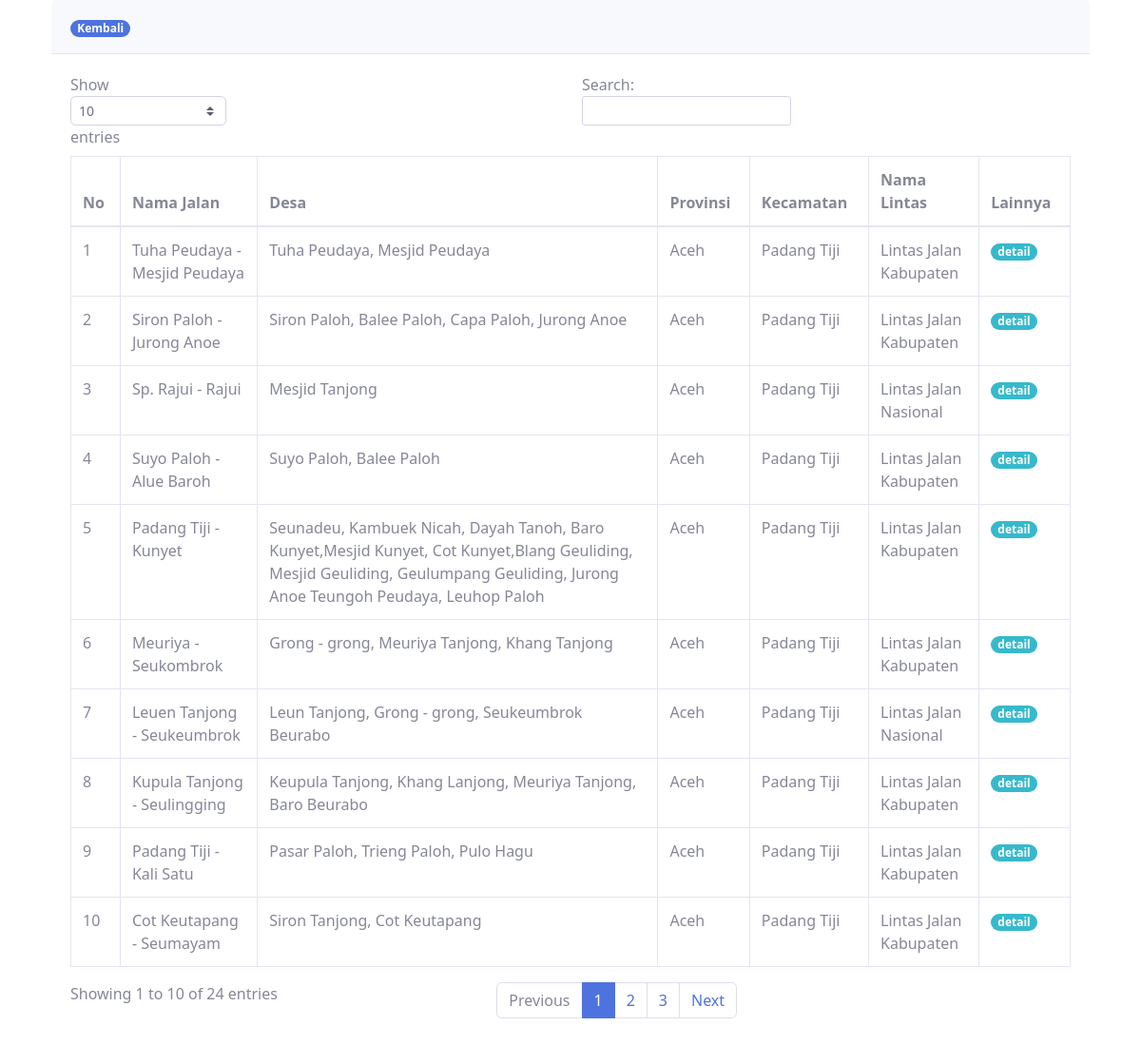
/Pages/halamanUtama/datajalanuser.php, run on the app's committed database.
### tables this page shows
CREATE TABLE `datajalan` (
  `id` varchar(11) NOT NULL,
  `namajalan` varchar(255) NOT NULL,
  `desa` varchar(255) NOT NULL,
  `provinsi` varchar(255) NOT NULL,
  `uradukung` varchar(255) NOT NULL,
  `kecamatan` varchar(255) NOT NULL,
  `namalintas` varchar(255) NOT NULL,
  `panjang` varchar(255) NOT NULL,
  `jnspen` varchar(255) NOT NULL,
  `tanahkrikil` varchar(255) NOT NULL,
  `aspal` varchar(255) NOT NULL,
  `rigit` varchar(255) NOT NULL,
  `thn_pem` varchar(20) NOT NULL,
  `mandor` varchar(255) NOT NULL,
  `gambar1` varchar(25) DEFAULT NULL,
  `gambar2` varchar(25) DEFAULT NULL
);

### koneksi.php (called while the page is built, shortened)
<?php
$conn = mysqli_connect("localhost", "root", "", "mining");
function query($query)
{
	global $conn;
	$result = mysqli_query($conn, $query);
	$rows = [];
	while ($row = mysqli_fetch_assoc($result)) {
		$rows[] = $row;
	}
	return $rows;
}

### Pages/halamanUtama/datajalanuser.php (the view)
<?php
include '../template/headeruser.php';
include '../../koneksi.php';
$datajalan = query("SELECT * FROM datajalan ORDER BY id DESC");
?>
<div class="container">
    <div>
        <div class="card-header py-3">
            <a href="../halamanUtama" class="badge badge-pill badge-primary">Kembali</a>
        </div>
        <div class="card-body">
            <div class="table-responsive">
                <table class="table table-bordered" id="dataTable" width="100%" cellspacing="0">
                    <thead>
                        <tr>
                            <th>No</th>
                            <th>Nama Jalan</th>
                            <th>Desa</th>
                            <th>Provinsi</th>
                            <th>Kecamatan</th>
                            <th>Nama Lintas</th>
                            <th>Lainnya</th>
                        </tr>
                    </thead>
                    <tbody>
                        <?php
                        $no = 1;
                        foreach ($datajalan as $d) :
                        ?>
                            <tr>
                                <td><?php echo $no++; ?></td>
                                <td><?php echo $d['namajalan']; ?></td>
                                <td><?php echo $d['desa']; ?></td>
                                <td><?php echo $d['provinsi']; ?></td>
                                <td><?php echo $d['kecamatan']; ?></td>
                                <td><?php echo $d['namalintas']; ?></td>
                                <td><a href="aspirasiuser.php?id=<?php echo $d['id']; ?>" class="badge badge-pill badge-info">detail</a> </td>
                            </tr>
                        <?php
                        endforeach;
                        ?>
                    </tbody>
                </table>
            </div>
        </div>
    </div>
</div>
<?php
include '../template/footeruser.php';
?>

### data on the page
datajalan: namajalan "Tuha Peudaya - Mesjid Peudaya", desa "Tuha Peudaya, Mesjid Peudaya", provinsi "Aceh", kecamatan "Padang Tiji", namalintas "Lintas Jalan Kabupaten"
datajalan: namajalan "Siron Paloh - Jurong Anoe", desa "Siron Paloh, Balee Paloh, Capa Paloh, Jurong Anoe", provinsi "Aceh", kecamatan "Padang Tiji", namalintas "Lintas Jalan Kabupaten"
datajalan: namajalan "Sp. Rajui - Rajui", desa "Mesjid Tanjong", provinsi "Aceh", kecamatan "Padang Tiji", namalintas "Lintas Jalan Nasional"
datajalan: namajalan "Suyo Paloh - Alue Baroh", desa "Suyo Paloh, Balee Paloh", provinsi "Aceh", kecamatan "Padang Tiji", namalintas "Lintas Jalan Kabupaten"
datajalan: namajalan "Padang Tiji - Kunyet", desa "Seunadeu, Kambuek Nicah, Dayah Tanoh, Baro Kunyet,Mesjid Kunyet, Cot Kunyet,Blang Geuliding, Mesjid Geuliding, Geulumpang Geuliding, Jurong Anoe Teungoh Peudaya, Leuhop Paloh", provinsi "Aceh", kecamatan "Padang Tiji", namalintas "Lintas Jalan Kabupaten"
datajalan: namajalan "Meuriya - Seukombrok", desa "Grong - grong, Meuriya Tanjong, Khang Tanjong", provinsi "Aceh", kecamatan "Padang Tiji", namalintas "Lintas Jalan Kabupaten"
datajalan: namajalan "Leuen Tanjong - Seukeumbrok", desa "Leun Tanjong, Grong - grong, Seukeumbrok Beurabo", provinsi "Aceh", kecamatan "Padang Tiji", namalintas "Lintas Jalan Nasional"
datajalan: namajalan "Kupula Tanjong - Seulingging", desa "Keupula Tanjong, Khang Lanjong, Meuriya Tanjong, Baro Beurabo", provinsi "Aceh", kecamatan "Padang Tiji", namalintas "Lintas Jalan Kabupaten"
datajalan: namajalan "Padang Tiji - Kali Satu", desa "Pasar Paloh, Trieng Paloh, Pulo Hagu", provinsi "Aceh", kecamatan "Padang Tiji", namalintas "Lintas Jalan Kabupaten"
datajalan: namajalan "Cot Keutapang - Seumayam", desa "Siron Tanjong, Cot Keutapang", provinsi "Aceh", kecamatan "Padang Tiji", namalintas "Lintas Jalan Kabupaten"
